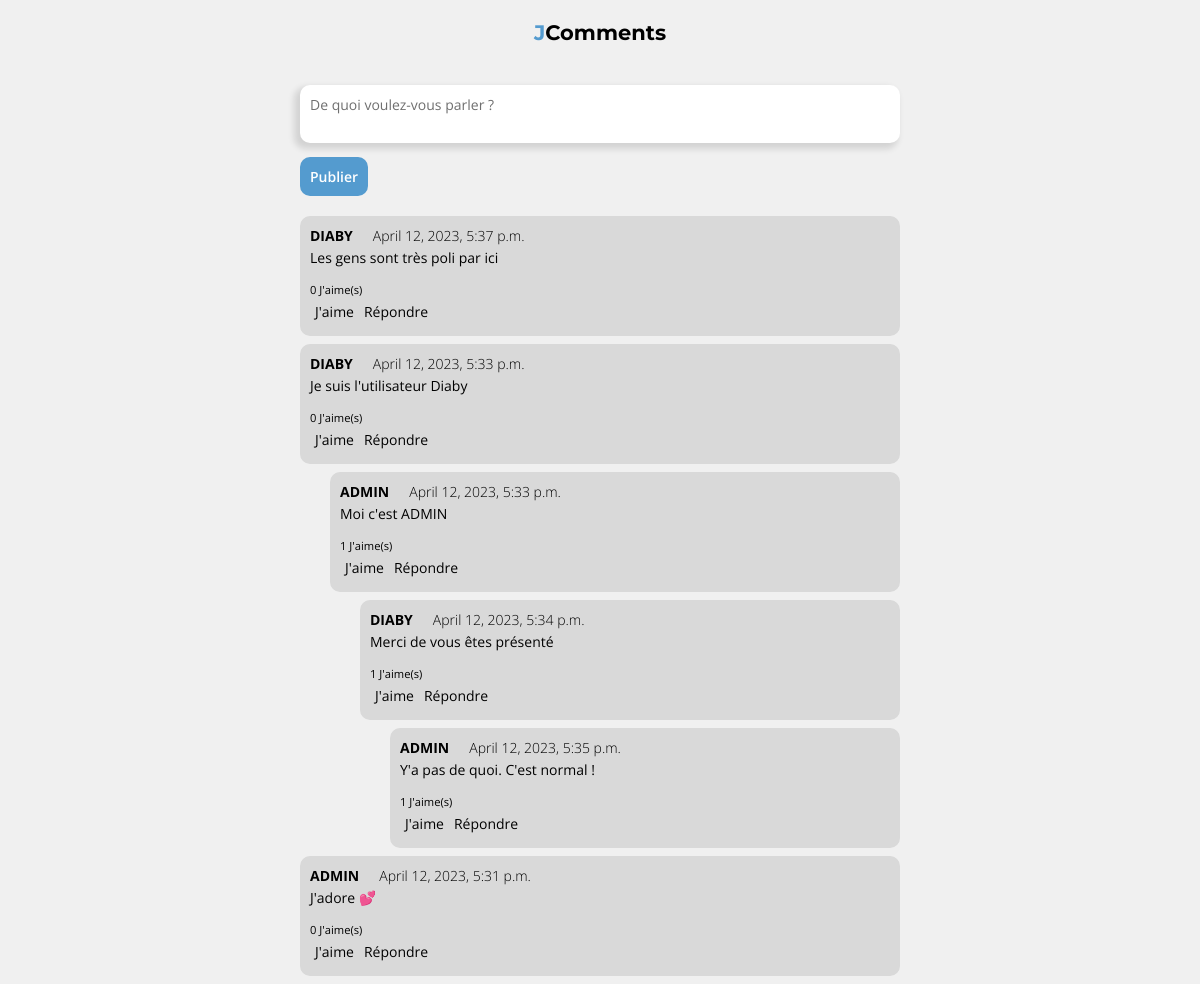
The app's page /comments/, older data.
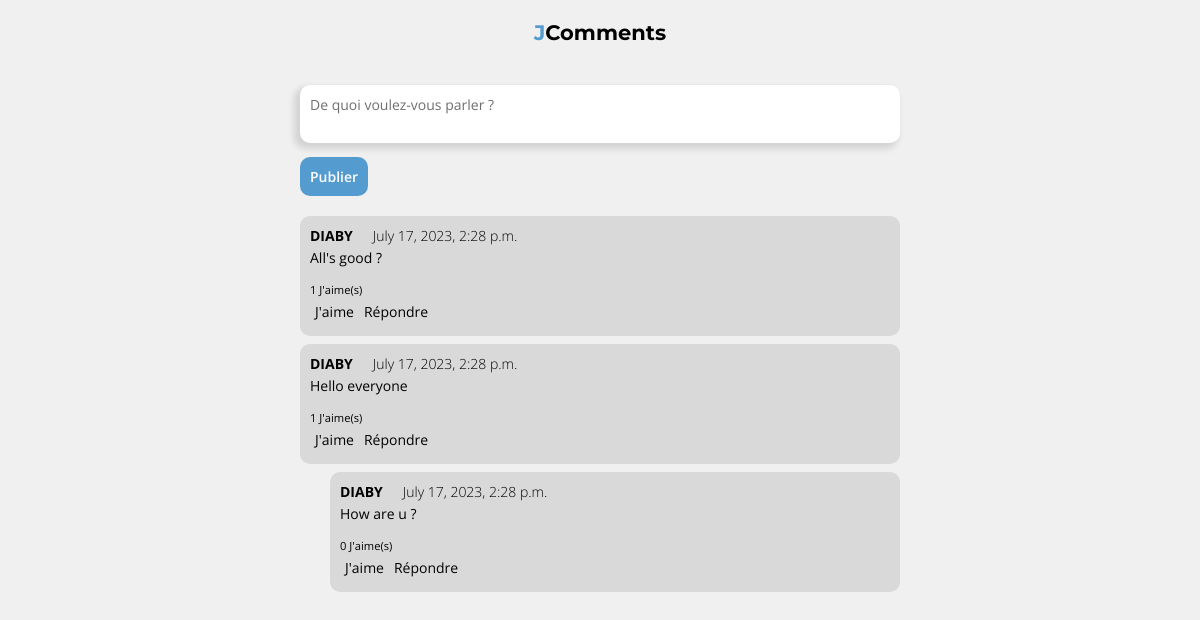
The same page, newer data.
### comments/models.py (models this page shows, shortened)
class Comment(models.Model):
    content = models.TextField()
    author = models.ForeignKey('auth.User', on_delete=models.CASCADE)
    parent = models.ForeignKey('self', on_delete=models.CASCADE, null=True, blank=True)
    likes = models.ManyToManyField('auth.User', related_name='comment_likes', blank=True)
    publish_date = models.DateTimeField(auto_now_add=True)
    @property
    def like_count(self):
        return self.likes.count()
    @property
    def children(self):
        return self.comment_set.all().order_by('-publish_date')
    @property
    def has_children(self):
        return self.children.count() > 0
    @property
    def is_child(self):
        return self.parent != None

### comments/views.py (the view)
# urls.py: path('', views.index, name='index'),
def index(request):
    comments = get_comments(
        [c for c in Comment.objects.all().order_by('-publish_date') if not c.parent]
    )
    return render(request, 'comments/index.html', {'comments': comments})

### comments/views.py (called while the page is built)
def get_comments(comment_list):
    all_comments = []
    for comment in comment_list:
        all_comments.append(comment)
        children = comment.children.all()
        if children:
            all_comments.extend(get_comments(children))
    return all_comments

### comments/templates/comments/index.html (shortened to what this page needs)
{% load static %}
<!DOCTYPE html>
<html lang="fr">
<head>
    <link rel="stylesheet" href="{% static 'css/comments/style.css' %}">
</head>
<body>
    <main>
        <h1><span>J</span>Comments</h1>
        <form action="#" method="POST" id="comment_form">
            <textarea placeholder="De quoi voulez-vous parler ?" name="comment_content"></textarea>
            <input type="submit" value="Publier">
        </form>
        <div id="all-comments">
            {% for comment in comments %}
                <div class="comment comment{{ comment.pk }} {% if comment.has_children %} isparent {% endif%} {% if comment.is_child %} ischild {% endif%}" data-id="{{ comment.pk }}" {% if comment.is_child %} data-parent="{{ comment.parent.pk }}" {% endif%}>
                    <div class="infos">
                        <h3>{{ comment.author.username }}</h3>
                        <p>{{ comment.publish_date }}</p>
                    </div>
                    <div class="content">
                        <p>{{ comment.content }}</p>
                    </div>
                    <div class="action">
                        <p><span>{{ comment.like_count }}</span> J'aime(s)</p>
                        <div>
                            <div>
                                <button class="{{comment.pk}} btn like-btn {% if request.user in comment.likes.all %} liked {% endif %}">J'aime</button>
                                <button class="btn response-btn">Répondre</button>
                            </div>
                        </div>
                    </div>
                </div>
            {% endfor %}
        </div>
    </main>
</body>
</html>

### comments/static/css/comments/style.css (style rules this page uses)
html { font-size: 14px; }
*, body { margin: 0; padding: 0; box-sizing: border-box; font-family: "Open sans", sans-serif; font-size: 1rem; }
body { background-color: #F0F0F0; position: relative; }
main { max-width: 600px; width: 100%; margin: auto; position: relative; }
h1 { padding: 20px 0px; margin-bottom: 20px; }
h1 span { color: #549BCF; }
h1 , h1 span { font-size: 1.5rem; text-align: center; font-family: "Montserrat", sans-serif; }
form textarea, form textarea::placeholder { color: #6F6F6F; font-size: 1rem; }
form textarea { width: 100%; outline: none; border: none; padding: 10px; resize: none; box-shadow: -4px 4px 6px 2px rgba(0, 0, 0, 0.12); border-radius: 10px; margin-bottom: 10px; }
form input[type="submit"], .cancel-btn { outline: none; border: none; padding: 10px; background-color: #549BCF; color: white; font-size: 1rem; font-weight: 600; cursor: pointer; border-radius: 10px; margin-bottom: 10px; }
#all-comments { margin-top: 10px; display: flex; flex-direction: column; align-items: flex-end; }
.comment { background-color: #D9D9D9; border-radius: 10px; margin-bottom: 8px; padding: 10px; width: 100%; }
.comment .infos h3 { text-transform: uppercase; margin-right: 20px; }
.comment .infos p { font-weight: 300; }
.comment .infos { display: flex; margin-bottom: 3px; }
.comment .content { margin-bottom: 15px; }
.comment .action p, .comment .action p > span { font-size: .8rem; }
.comment .action button { cursor: pointer; padding: 5px; background: transparent; border: none; }
.comment .action > div { display: flex; justify-content: space-between; }
.comment .action > div > div { display: flex; align-items: center; }

Row changes from the older to the newer data that the page shows:
removed Comment: author.username "DIABY", publish_date "April 12, 2023, 5:37 p.m.", content "Les gens sont très poli par ici", like_count "0"
removed Comment: author.username "DIABY", publish_date "April 12, 2023, 5:33 p.m.", content "Je suis l'utilisateur Diaby", like_count "0"
removed Comment: author.username "ADMIN", publish_date "April 12, 2023, 5:33 p.m.", content "Moi c'est ADMIN", like_count "1"
removed Comment: author.username "DIABY", publish_date "April 12, 2023, 5:34 p.m.", content "Merci de vous êtes présenté", like_count "1"
removed Comment: author.username "ADMIN", publish_date "April 12, 2023, 5:35 p.m.", content "Y'a pas de quoi. C'est normal !", like_count "1"
removed Comment: author.username "ADMIN", publish_date "April 12, 2023, 5:31 p.m.", content "J'adore 💕", like_count "0"
added Comment: author.username "DIABY", publish_date "July 17, 2023, 2:28 p.m.", content "All's good ?", like_count "1"
added Comment: author.username "DIABY", publish_date "July 17, 2023, 2:28 p.m.", content "Hello everyone", like_count "1"
added Comment: author.username "DIABY", publish_date "July 17, 2023, 2:28 p.m.", content "How are u ?", like_count "0"
